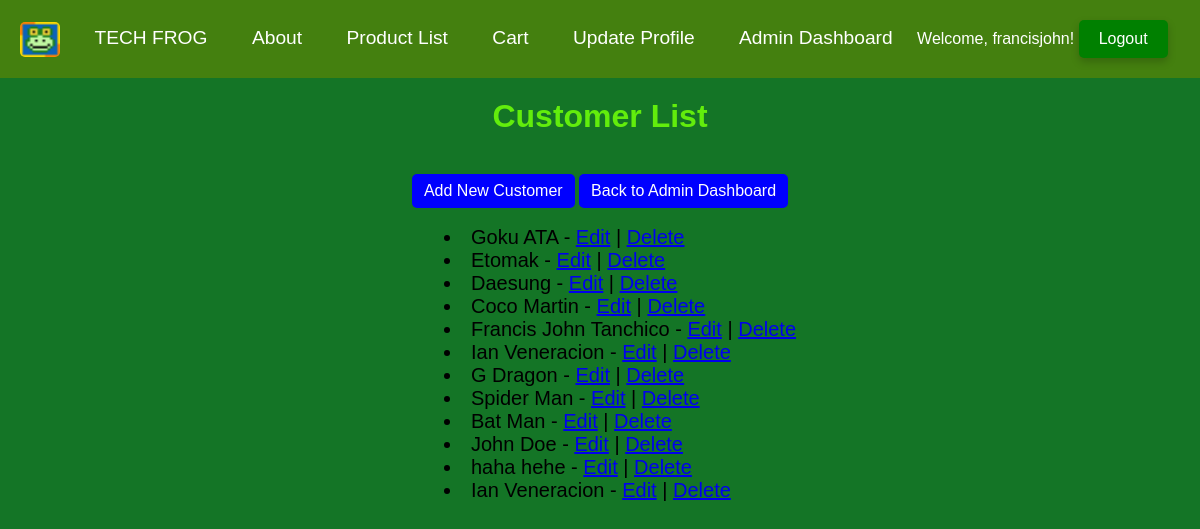
The page /customers/ (signed in) on the database its author committed.
### app/models.py (models this page shows, shortened)
class Customer(models.Model):
    user = models.OneToOneField(User, on_delete=models.CASCADE, null=True, blank=True)
    first_name = models.CharField(max_length=50)
    last_name = models.CharField(max_length=50, default='')
    email = models.EmailField(unique=True, blank=True, null=True)
    phone_number = models.CharField(max_length=11, blank=True, null=True)
    address = models.TextField(blank=True, null=True)
    date_joined = models.DateTimeField(auto_now_add=True)
    @property
    def full_name(self):
        return f"{self.first_name} {self.last_name}"

### app/views.py (the view)
# urls.py: path('customers/', views.customer_list, name='customer_list'),
def customer_list(request):
    customers = Customer.objects.all()
    return render(request, 'app/customer_list.html', {'customers': customers})

### app/templates/app/customer_list.html (shortened to what this page needs)
{% extends 'app/base.html' %}
{% block content %}
<h1>Customer List</h1>
<br>
<center>
<div>
    <a href="{% url 'add_customer' %}" style="display: inline-block; padding: 8px 12px; background-color: blue; color: white; text-decoration: none; border-radius: 5px;">
      Add New Customer
    </a>
    <a href="{% url 'admin_dashboard' %}" style="display: inline-block; padding: 8px 12px; background-color: blue; color: white; text-decoration: none; border-radius: 5px;">
      Back to Admin Dashboard
    </a>
    </div>
    <br>
<ul>
    {% for customer in customers %}
        <li>{{ customer.full_name }} -
            <a href="{% url 'update_customer' customer.pk %}">Edit</a> |
            <a href="{% url 'delete_customer' customer.pk %}">Delete</a>
        </li>
    {% endfor %}
</ul>
{% endblock %}

### app/templates/app/navbar.html (shortened to what this page needs)
{% load static %}
<div class="navbar">
    <header class="header">
        <nav>
            <img class="navlogo" src="{% static 'images/favicon.ico' %}" alt="Tech Frog Logo">
            <a href="{% url 'home' %}">TECH FROG</a>
            <a href="{% url 'about' %}">About</a>
            <a href="{% url 'product-list' %}">Product List</a>
            <a href="{% url 'cart_view' %}">Cart</a>
            <a href="{% url 'update-customer-profile' %}">Update Profile</a>
            <a href="{% url 'admin_dashboard' %}">Admin Dashboard</a>
            {% if user.is_authenticated %}
                <span>Welcome, {{ user.username }}!</span>
                <form method="post" action="{% url 'logout' %}" style="display: inline;">
                    <button type="submit" class="logout-button">Logout</button>
                </form>
            {% else %}
                <a href="{% url 'login' %}">Login</a>
                <a href="{% url 'signup' %}">Register</a>
            {% endif %}
        </nav>
    </header>
</div>

### static/css/base.css (style rules this page uses)
body { margin: 0; padding: 0; font-family: sans-serif; background-color: #147526; }
h1 { text-align: center; color: #62ed0c; margin-top: 20px; }
ul { list-style-position: inside; text-align: center; margin: 0 auto; display: inline-block; }
ul li { font-size: 20px; text-align: left; }
.header { background-color: #44800f; color: white; padding: 20px; display: flex; align-items: center; justify-content: space-between; }
.navlogo { height: 35px; width: 40px; margin-right: 10px; border-radius: 5px; vertical-align: middle; }
.header a { color: white; text-decoration: none; padding: 10px 15px; font-size: 1.2em; margin: 0 5px; border-radius: 5px; }
button { background-color: green; color: white; padding: 10px 20px; border: none; border-radius: 5px; cursor: pointer; font-size: 16px; font-family: Arial, sans-serif; transition: background-color 0.3s, transform 0.2s; box-shadow: 0 4px 8px rgba(0, 0, 0, 0.2); }
nav a { color: white; text-decoration: none; font-size: 1.2em; }

### rows shown on the page
Customer: full_name "Goku ATA"
Customer: full_name "Etomak"
Customer: full_name "Daesung"
Customer: full_name "Coco Martin"
Customer: full_name "Francis John Tanchico"
Customer: full_name "Ian Veneracion"
Customer: full_name "G Dragon"
Customer: full_name "Spider Man"
Customer: full_name "Bat Man"
Customer: full_name "John Doe"
Customer: full_name "haha hehe"
Customer: full_name "Ian Veneracion"

### other values the page prints
{{ user.username }} "francisjohn"
